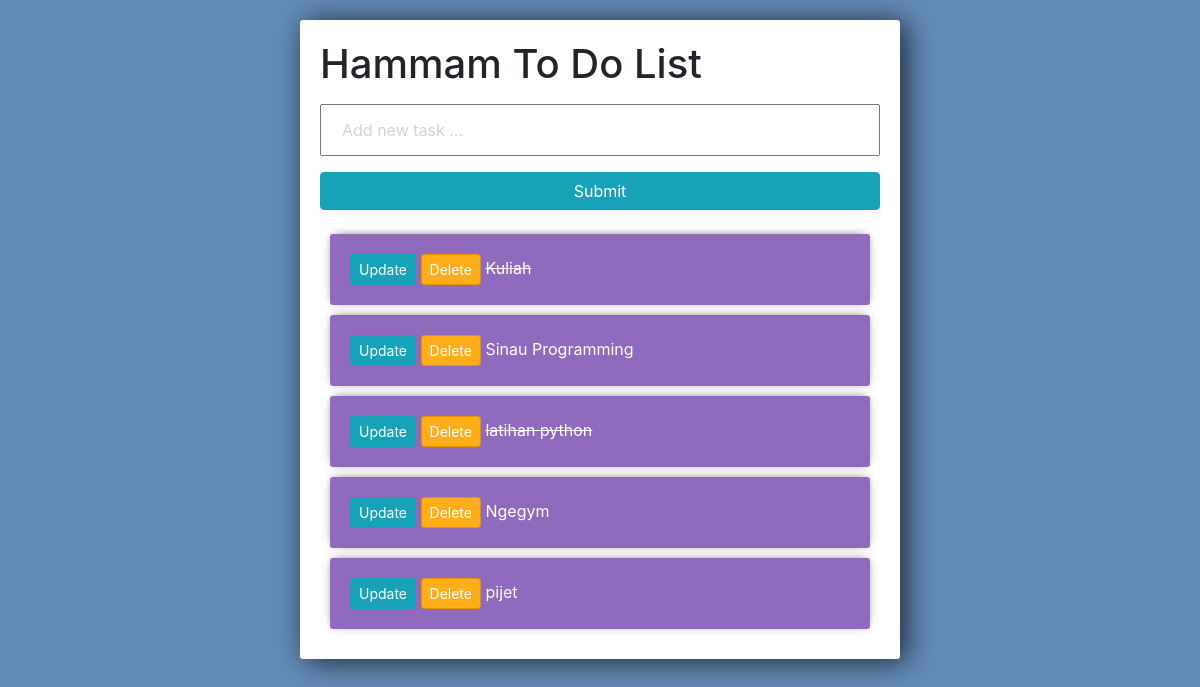
/, run on an earlier commit of the app's database.
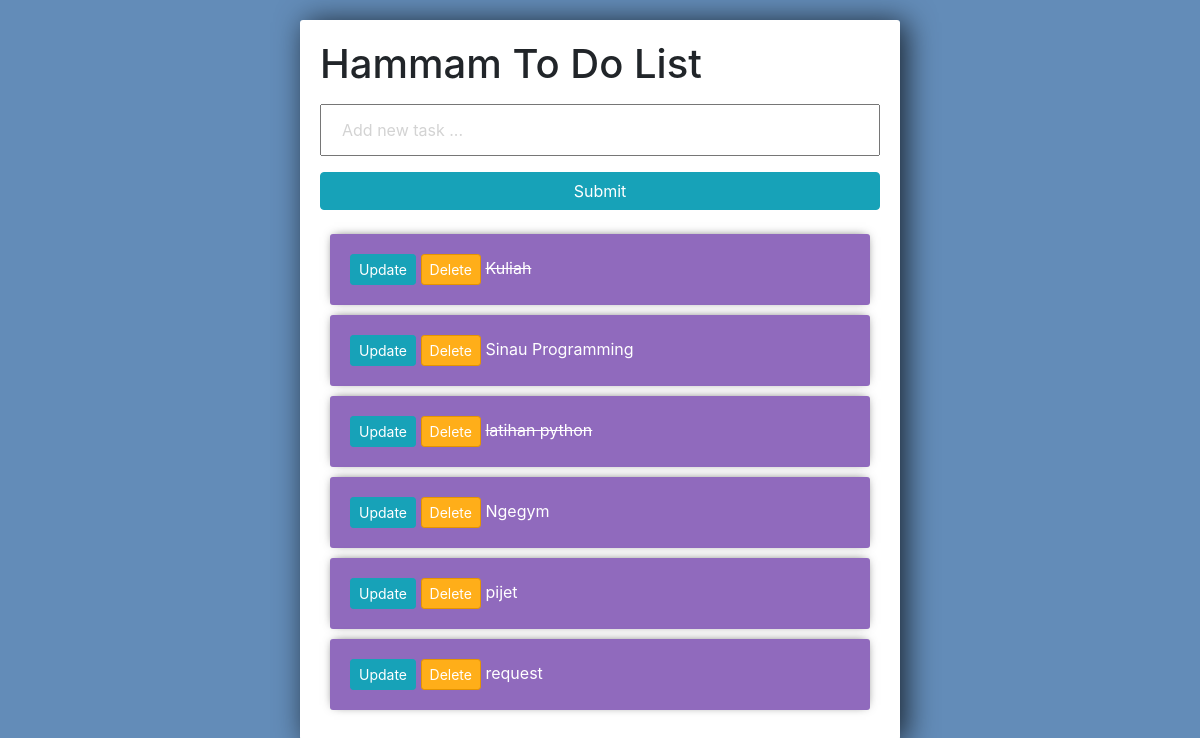
And on a later commit of the database.
### tugas/models.py (models this page shows)
class Tugas(models.Model):
    title = models.CharField(max_length=200)
    complete = models.BooleanField(default=False)
    created = models.DateTimeField(auto_now_add=True)
    def __str__(self):
        return self.title

### tugas/views.py (the view)
# urls.py: 2. Add a URL to urlpatterns:  path('', views.home, name='home')
def home(request):
    tasks = Tugas.objects.all()
    form = TugasForm()
    if request.method == "POST":
        form = TugasForm(request.POST)
        if form.is_valid():
            form.save()
        return redirect('/')
    context = {
        "tasks" : tasks,
        "form" : form
    }
    return render(request, "tugas/home.html", context)

### tugas/forms.py
class TugasForm(forms.ModelForm):
    title = forms.CharField(widget=forms.TextInput(attrs={'placeholder':'Add new task ...'}))
    class Meta:
        model = Tugas
        fields = "__all__"

### tugas/templates/tugas/home.html (shortened to what this page needs)
<link rel="stylesheet" href="https://stackpath.bootstrapcdn.com/bootstrap/4.3.1/css/bootstrap.min.css">
<div class="center-column">
    <h1>Hammam To Do List</h1>
    <form method="POST" action="/">
        {{ form.title }}
        <input class="btn btn-info" type="submit" name="Create Tasks">
    </form>
    <div>
        {% for x in tasks %}
            <div class="item-row">
                <a class="btn btn-sm btn-info" href="{% url 'update' x.id %}">Update</a>
                <a class="btn btn-sm btn-danger" href="{% url 'delete' x.id %}">Delete</a>
                {% if x.complete == True %}
                <strike>{{ x }}</strike>
                {% else %}
                <span>{{x}}</span>
                {% endif %}
            </div>
        {% endfor %}
    </div>
</div>

What changed in the data, as far as the page shows it:
added Tugas: title "request"
